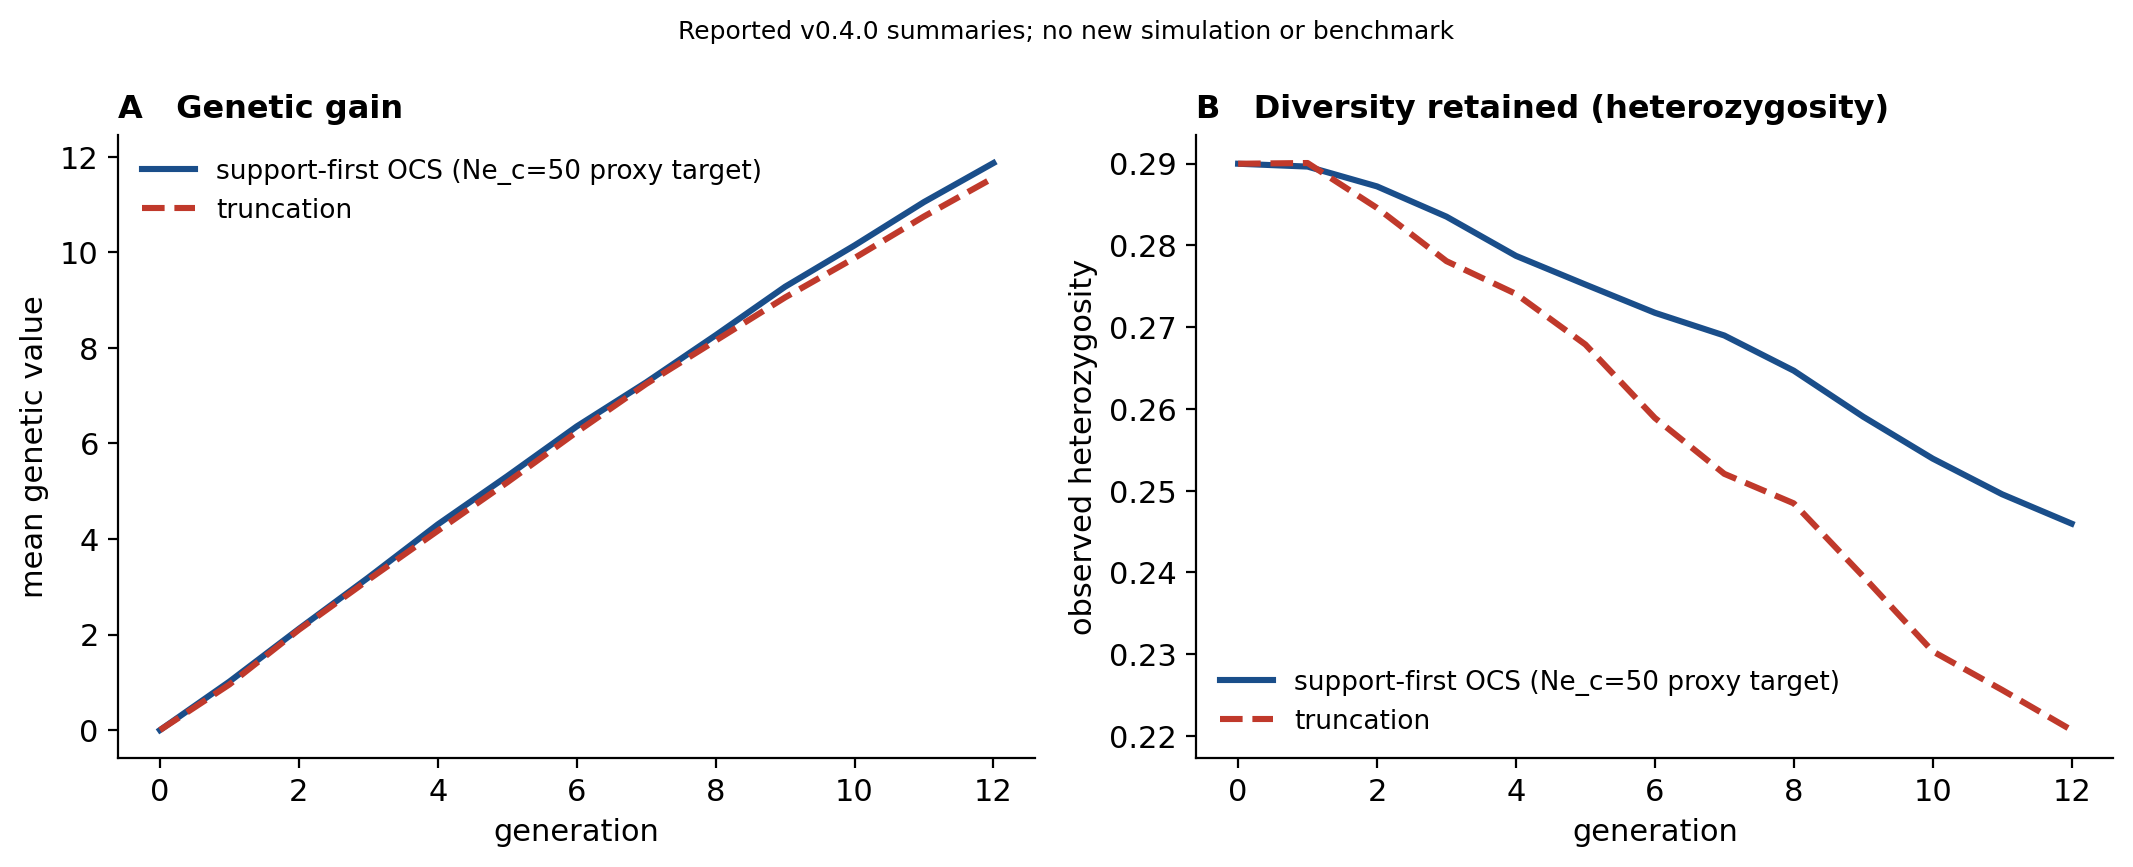

Python code for this plot:
"""Recorded recurrent-selection gain and observed heterozygosity.

OCS targets contribution Ne_c=50; this is not a measured genomic inbreeding rate.
Fresh trajectories require three replicates, both methods and twelve generations.
--reported redraws hash-checked historical summaries without a new simulation.
"""
import argparse
import os
import csv
import pathlib
import sys

import numpy as np
import matplotlib

matplotlib.use("Agg")
import matplotlib.pyplot as plt

ROOT = pathlib.Path(__file__).resolve().parents[1]
parser = argparse.ArgumentParser(description=__doc__)
parser.add_argument("--reported", action="store_true", help="plot hash-checked archived measurements")
args = parser.parse_args()
directory = pathlib.Path(os.environ.get("REPRO_OUTPUT_DIR", ROOT / "artifacts"))
if args.reported:
    from repro.reported_data import reported_directory
    directory, _ = reported_directory()
CSV = directory / "multigen_validation.csv"
if not CSV.exists():
    sys.exit(f"{CSV} not found")

with CSV.open() as stream:
    rows = list(csv.DictReader(stream))
if not rows or {r["method"] for r in rows} != {"ocs", "truncation"}:
    sys.exit("both multigeneration methods are required")
for row in rows:
    if not np.isfinite(float(row["gain"])) or not np.isfinite(float(row["het"])):
        sys.exit("multigeneration gain and heterozygosity must be finite")
    if not 0 <= float(row["het"]) <= 1:
        sys.exit("heterozygosity must be between zero and one")
keys = [(r["rep"], r["method"], r["gen"]) for r in rows]
if len(keys) != len(set(keys)):
    sys.exit("duplicate multigeneration observations")
reps = {r["rep"] for r in rows}
if len(reps) != 3 or any({int(r["gen"]) for r in rows if r["rep"] == rep and r["method"] == method} != set(range(13))
                         for rep in reps for method in ("ocs", "truncation")):
    sys.exit("complete three-replicate, twelve-generation trajectories required")
gens = sorted({int(r["gen"]) for r in rows})
methods = ["ocs", "truncation"]
style = {"ocs": ("#1a4e8a", "-", "support-first OCS (Ne_c=50 proxy target)"),
         "truncation": ("#c0392b", "--", "truncation")}


def mean_by_gen(method, field):
    return [np.mean([float(r[field]) for r in rows if r["method"] == method and int(r["gen"]) == g]) for g in gens]


plt.rcParams.update(
    {
        "font.size": 11,
        "font.family": "DejaVu Sans",
        "axes.spines.top": False,
        "axes.spines.right": False,
        "axes.linewidth": 0.8,
        "savefig.dpi": 200,
    }
)
fig, (axA, axB) = plt.subplots(1, 2, figsize=(10.8, 4.4))

axA.set_title("A   Genetic gain", loc="left", fontweight="bold", fontsize=11.5)
for m in methods:
    col, ls, lab = style[m]
    axA.plot(gens, mean_by_gen(m, "gain"), ls, color=col, lw=2.2, label=lab)
axA.set_xlabel("generation")
axA.set_ylabel("mean genetic value")
axA.legend(loc="upper left", frameon=False, fontsize=9.5)

axB.set_title("B   Diversity retained (heterozygosity)", loc="left", fontweight="bold", fontsize=11.5)
for m in methods:
    col, ls, lab = style[m]
    axB.plot(gens, mean_by_gen(m, "het"), ls, color=col, lw=2.2, label=lab)
axB.set_xlabel("generation")
axB.set_ylabel("observed heterozygosity")
axB.legend(loc="lower left", frameon=False, fontsize=9.5)

if args.reported:
    fig.suptitle("Reported v0.4.0 summaries; no new simulation or benchmark", fontsize=9)
fig.tight_layout()
figure_dir = pathlib.Path(os.environ.get("REPRO_FIGURE_DIR", ROOT / "research"))
figure_dir.mkdir(parents=True, exist_ok=True)
fig.savefig(figure_dir / "fig_multigen.pdf", bbox_inches="tight")
fig.savefig(figure_dir / "fig_multigen.png", bbox_inches="tight")
print("wrote research/fig_multigen.pdf and research/fig_multigen.png")
